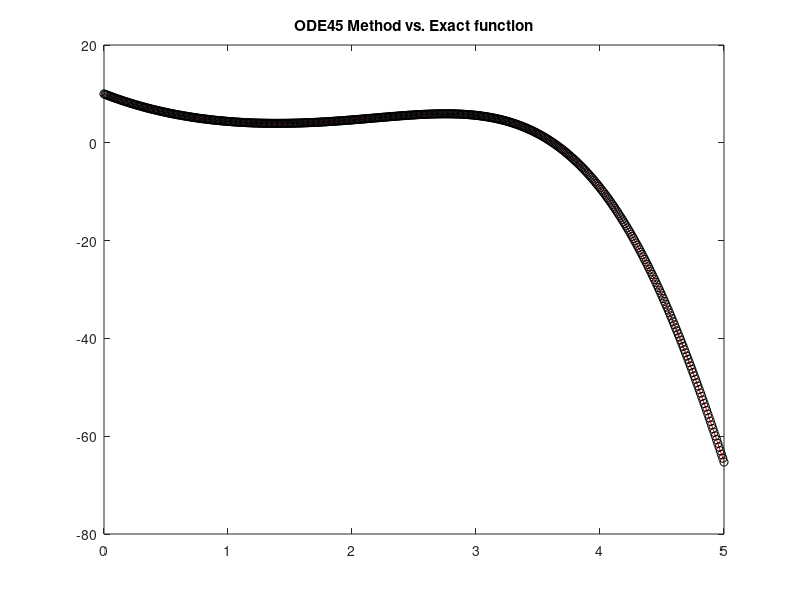
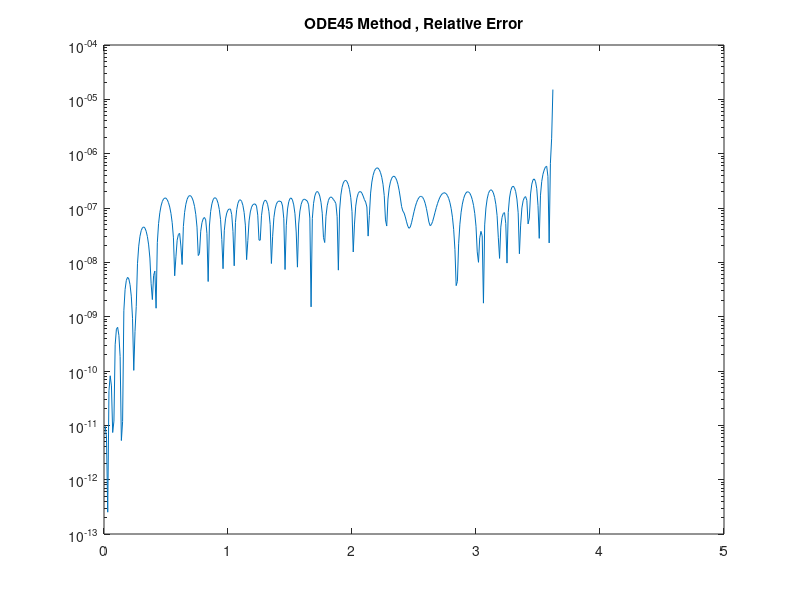

Here is the MATLAB script that generated these plots, in order:
            % Solving ODEs
            % Using ODE45 Solver
% clc
clear all
close all
format long

            % Defining the Problem and Exact Function
f = @(t,y) -y + exp(t) * sin(t);
yex = @(t) (51/5) * exp(-t) - 0.2 * exp(t) .* (cos(t) - 2*sin(t));

y0 = 10;
T = 5;


options_ode45 = odeset('RelTol', 10e-7, 'MaxStep',0.01);
[tn, un] = ode45 (f, [0: 0.01: 5], 10, options_ode45);

tmesh = [0: 0.01: T]';
            % Plotting ODE45 Method approximation vs the Exact answer
figure(5)
tmesh = [0: 0.01: T]';
plot(tmesh,yex(tmesh),'r',tn,un,'ko')
title("ODE45 Method vs. Exact function")

            % Absolute and Relatve Errors on the Interval

abs_err_ODE45 = abs( yex(tn) - un );
rel_err_ODE45 = abs_err_ODE45 ./ yex(tn);

figure(6)
semilogy(tn,rel_err_ODE45)
title("ODE45 Method , Relative Error")

            % Absolute and Relative Errors at Final Time

abs_error_endpoint_ODE45 = abs( yex(tn(end)) - un(end) )
rel_error_endpoint_ODE45 = abs( yex(tn(end)) - un(end)) / abs( yex( tn(end) ) )


            % Absolute and Relative Maximum Norm on the Interval

abs_err_Norminf_ODE45 = norm( abs_err_ODE45, inf )
rel_err_Norminf_ODE45 = norm( abs_err_ODE45, inf ) / norm( yex(tn))

%%
            % Same answer without giving Maximum time step to the 
            % ODE45 solver

            % Solving ODEs
            % Using ODE45 Solver
% clc
clear all
close all
format long

            % Defining the Problem and Exact Function
f = @(t,y) -y + exp(t) * sin(t);
yex = @(t) (51/5) * exp(-t) - 0.2 * exp(t) .* (cos(t) - 2*sin(t));

y0 = 10;
T = 5;


options_ode45 = odeset('RelTol', 10e-7); %from here I have removed , 'MaxStep',0.01
[tn, un] = ode45 (f, [0: 0.01: 5], 10, options_ode45);

tmesh = [0: 0.01: T]';
            % Plotting ODE45 Method approximation vs the Exact answer
figure(5)
tmesh = [0: 0.01: T]';
plot(tmesh,yex(tmesh),'r',tn,un,'ko')
title("ODE45 Method vs. Exact function")

            % Absolute and Relatve Errors on the Interval

abs_err_ODE45 = abs( yex(tn) - un );
rel_err_ODE45 = abs_err_ODE45 ./ yex(tn);

figure(6)
semilogy(tn,rel_err_ODE45)
title("ODE45 Method , Relative Error")

            % Absolute and Relative Errors at Final Time

abs_error_endpoint_ODE45 = abs( yex(tn(end)) - un(end) )
rel_error_endpoint_ODE45 = abs( yex(tn(end)) - un(end)) / abs( yex( tn(end) ) )


            % Absolute and Relative Maximum Norm on the Interval

abs_err_Norminf_ODE45 = norm( abs_err_ODE45, inf )
rel_err_Norminf_ODE45 = norm( abs_err_ODE45, inf ) / norm( yex(tn))
